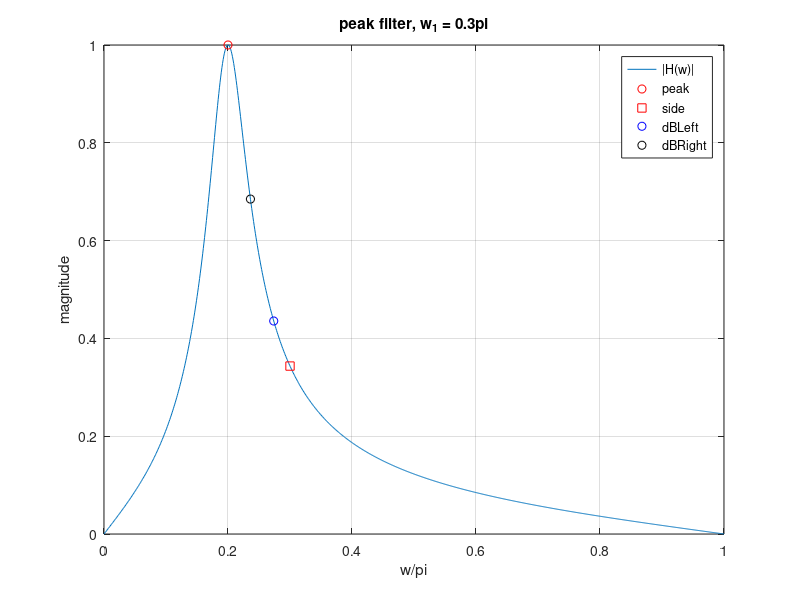
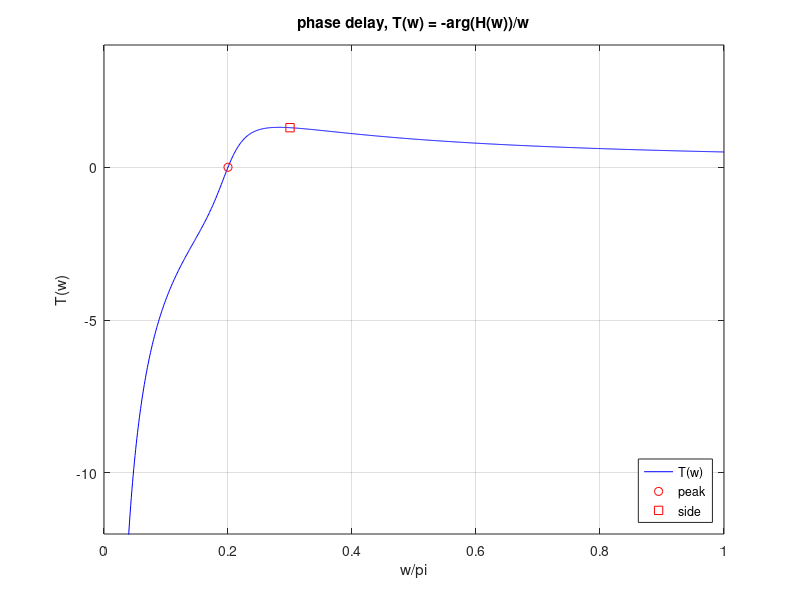
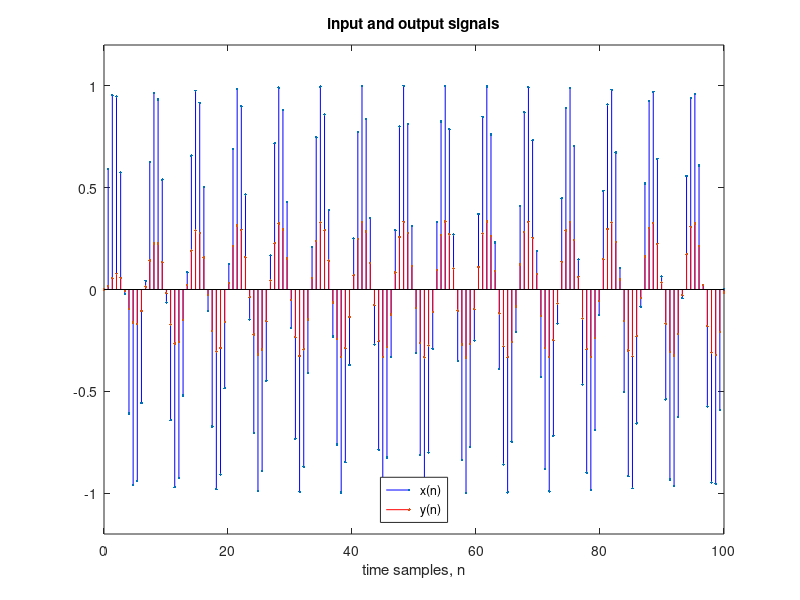
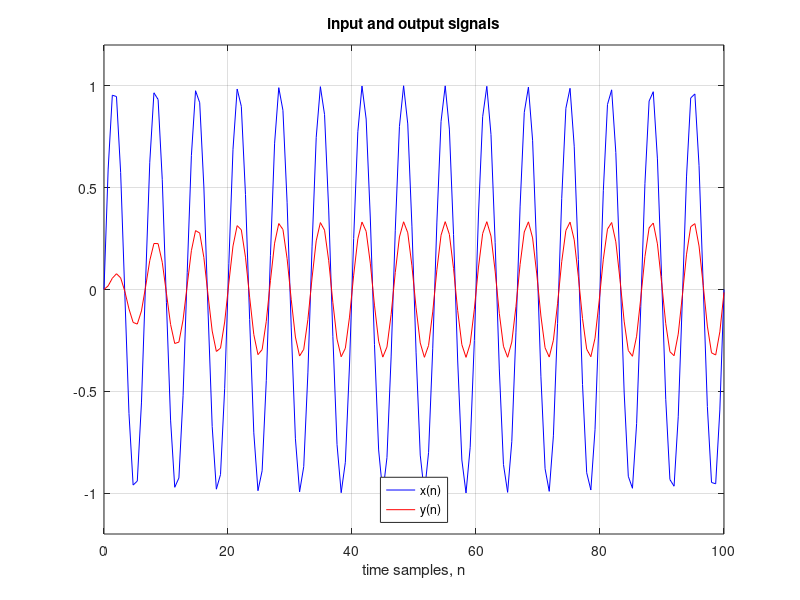

Source code (MATLAB) for these figures, in order:
wo = 0.2*pi;
b = 0.1;
w1 = 0.3*pi;
Hww = @(w) (j.*b.*sin(w))./(cos(w)-cos(wo)+j.*b.*sin(w));
w = linspace(0,pi,1000);
Hmag = abs(Hww(w));
w0Out = abs(Hww(wo));
w1Out = abs(Hww(w1));
dbleft = (cos(wo)+(b.*sqrt((b^2) + (sin(wo))^2)))./(1+(b^2));
dbright = (cos(wo)-(b.*sqrt((b^2) + (sin(wo))^2)))./(1+(b^2));
dbleftout = abs(Hww(dbleft));
dbrightout = abs(Hww(dbright));
figure;
plot(w./pi,Hmag)
grid on
hold on
plot(wo./pi,w0Out,'ro')
hold on
plot(w1./pi,w1Out,'rs')
hold on
plot(dbleft./pi, dbleftout,'bo') %got the wrong answer
hold on
plot(dbright./pi, dbrightout,'blacko')
xlabel('w/pi')
ylabel('magnitude')
title('peak filter, w_1 = 0.3pi')
legend('|H(w)|','peak','side','dBLeft','dBRight')


t = @(w) (-1./w).*atan((cos(w)-cos(wo))./(b*sin(w)));
tw = t(w);
figure;
plot(w./pi,tw,'Color','b');
w0n = t(wo);
w1n = t(w1);
hold on
grid on
plot(wo/pi,w0n,'ro');
plot(w1/pi,w1n,'rs');
axis([0 1, -12 4]);
title('phase delay, T(w) = -arg(H(w))/w');
xlabel('w/pi');
ylabel('T(w)');
legend('T(w)','peak','side','Location','southeast');


bb = (b/(1+b)).*[1,0,-1];
a = [1, -2*cos(wo)/(1+b), (1-b)/(1+b)];
n = linspace(0,100,150);
x = @(n) sin(w1.*n);
xn = x(n);
y = filter(bb,3*a,x(n));
figure;
stem(n,xn,'.','color','blue')
hold on
stem(n,y,'.','color','red')
legend('x(n)','y(n)','location','south')
title('input and output signals')
xlabel('time samples, n')
axis([0 100, -1.2 1.2])


figure;
plot(n,xn,'color','blue')
grid on
hold on
plot(n,y,'color','red')
legend('x(n)','y(n)','location','south')
title('input and output signals')
xlabel('time samples, n')
axis([0 100, -1.2 1.2])

tww = t(w1)